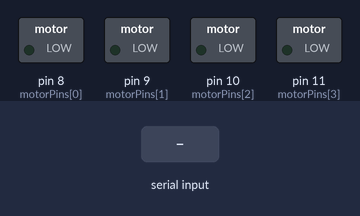
A sketch run on a simulated Arduino Uno, built with avr-gcc and run on an emulated ATmega328P. Parts: switched loads named in the sketch (green lamp = pin HIGH). The test bench sets the inputs (shaded band).

Above: at 1.2 s.
1.3 s: "F" received over Serial
At 2.2 s:
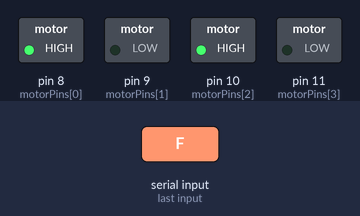
2.8 s: "B" received over Serial
At 3.3 s:
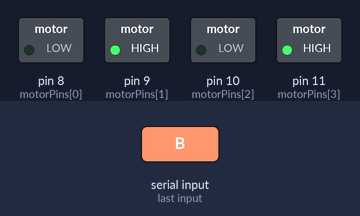
4.3 s: "L" received over Serial
At 5.5 s:
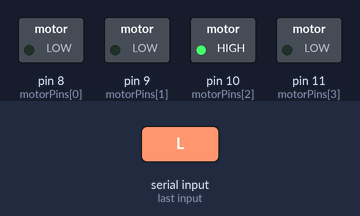
5.8 s: "R" received over Serial
At 6.8 s:
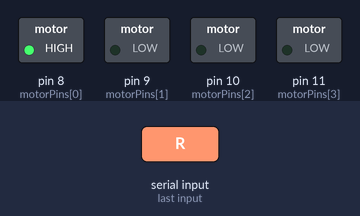
Timing chart, 0 to 8.3 s (numbered marks = the images above; inputs shaded):
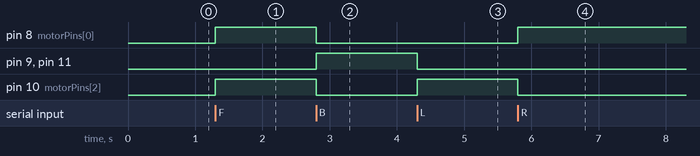

Measured:
- after the input at 1.3 s, pin 8 (motorPins[0]), pin 10 (motorPins[2]): LOW → HIGH at once
- after the input at 2.8 s, pin 8 (motorPins[0]), pin 10 (motorPins[2]): HIGH → LOW at once; pin 9 (motorPins[1]), pin 11 (motorPins[3]): LOW → HIGH at once
- after the input at 4.3 s, pin 9 (motorPins[1]), pin 11 (motorPins[3]): HIGH → LOW at once; pin 10 (motorPins[2]): LOW → HIGH at once
- after the input at 5.8 s, pin 8 (motorPins[0]): LOW → HIGH at once; pin 10 (motorPins[2]): HIGH → LOW at once

The sketch:

bluetooth_rc.ino
```cpp
// Global Variables.
int state = 0, motorPins[] = {8, 9, 10 ,11};

/*
 *  This function moves the car forward.
 */
void forward()
{
  digitalWrite(motorPins[0], HIGH);
  digitalWrite(motorPins[1], LOW);
  digitalWrite(motorPins[2], HIGH);
  digitalWrite(motorPins[3], LOW);
}

/*
 * The function move the car backward.
 */
void backward()
{
  digitalWrite(motorPins[0], LOW);
  digitalWrite(motorPins[1], HIGH);
  digitalWrite(motorPins[2], LOW);
  digitalWrite(motorPins[3], HIGH);
}

/*
 * This function moves the car left.
 */
void left()
{
  digitalWrite(motorPins[0], LOW);
  digitalWrite(motorPins[1], LOW);
  digitalWrite(motorPins[2], HIGH);
  digitalWrite(motorPins[3], LOW);
}

/*
 * This function moves the car right.
 */
void right()
{
  digitalWrite(motorPins[0], HIGH);
  digitalWrite(motorPins[1], LOW);
  digitalWrite(motorPins[2], LOW);
  digitalWrite(motorPins[3], LOW);
}

void setup()
{
  // Setting up the serial monitor.
  Serial.begin(9600);

  // Setting the motor pins to output.
  for(int i = 8; i <= 11; i++){
    pinMode(i, OUTPUT);
  }
}

void loop()
{
  // Check if we have any data to process.
  if(Serial.available() > 0)
  {

    // Reading the data.
    state = Serial.read();

    // Take action acording to the ASCII value recieved.
    if(state == 'F'){
      forward();
    }
    else if(state == 'B'){
      backward();
    }
    else if(state == 'L'){
      left();
    }
    else if(state == 'R'){
      right();
    }

    // Stop all the motors if no input is given by the user.
    if(state == 'S'){
      Serial.println(state);
      for(int i = 0; i < 4; i++)
      {
        digitalWrite(motorPins[i], LOW);
      }
    }
  }
}
```
